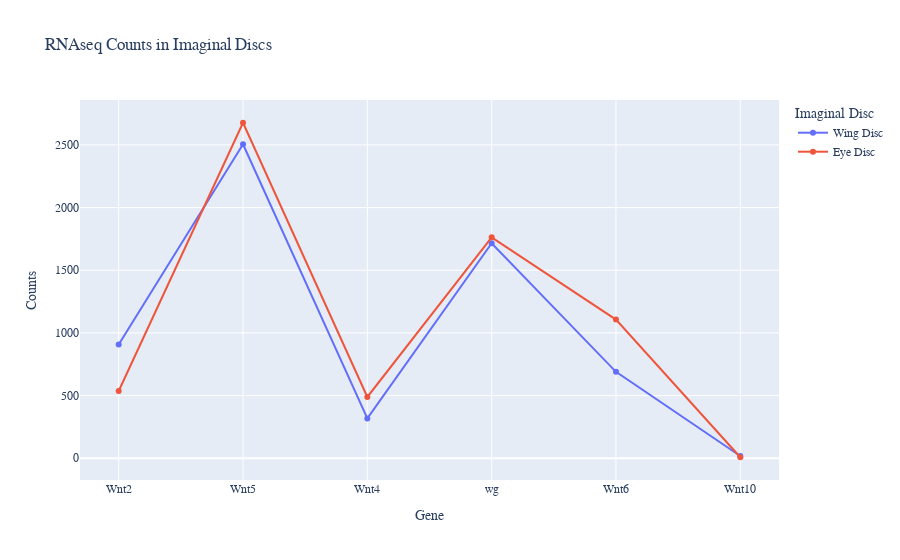

Notebook code for this chart:
### Code cell
# Graph the data. Feel free to change the font.
fig = px.line(data_sample, x='gene name', y='value', color='Imaginal Disc', markers=True, labels={
                     "gene name": "Gene",
                     "value": "Counts",
                 },title="RNAseq Counts in Imaginal Discs")
fig.update_layout(
    font_family="Arial",
    title_font_family="Arial",
)
fig.update_xaxes(title_font_family="Arial")
fig.show()

### Figure 1 — Plotly figure (JSON) as saved in the notebook; plotly's stock layout.template omitted (floating-point values rounded to 4 significant figures)
{"data": [{"hovertemplate": "Imaginal Disc=Wing Disc<br>Gene=%{x}<br>Counts=%{y}<extra></extra>", "legendgroup": "Wing Disc", "line": {"color": "#636efa", "dash": "solid"}, "marker": {"symbol": "circle"}, "mode": "markers+lines", "name": "Wing Disc", "orientation": "v", "showlegend": true, "type": "scatter", "x": ["Wnt2", "Wnt5", "Wnt4", "wg", "Wnt6", "Wnt10"], "xaxis": "x", "y": [908, 2506.0, 318, 1716.0, 689.5, 18], "yaxis": "y"}, {"hovertemplate": "Imaginal Disc=Eye Disc<br>Gene=%{x}<br>Counts=%{y}<extra></extra>", "legendgroup": "Eye Disc", "line": {"color": "#EF553B", "dash": "solid"}, "marker": {"symbol": "circle"}, "mode": "markers+lines", "name": "Eye Disc", "orientation": "v", "showlegend": true, "type": "scatter", "x": ["Wnt2", "Wnt5", "Wnt4", "wg", "Wnt6", "Wnt10"], "xaxis": "x", "y": [536.5, 2677, 489, 1763, 1106.0, 8], "yaxis": "y"}], "layout": {"font": {"family": "Arial"}, "legend": {"title": {"text": "Imaginal Disc"}, "tracegroupgap": 0}, "title": {"font": {"family": "Arial"}, "text": "RNAseq Counts in Imaginal Discs"}, "xaxis": {"anchor": "y", "domain": [0, 1], "title": {"font": {"family": "Arial"}, "text": "Gene"}}, "yaxis": {"anchor": "x", "domain": [0, 1], "title": {"text": "Counts"}}}}
